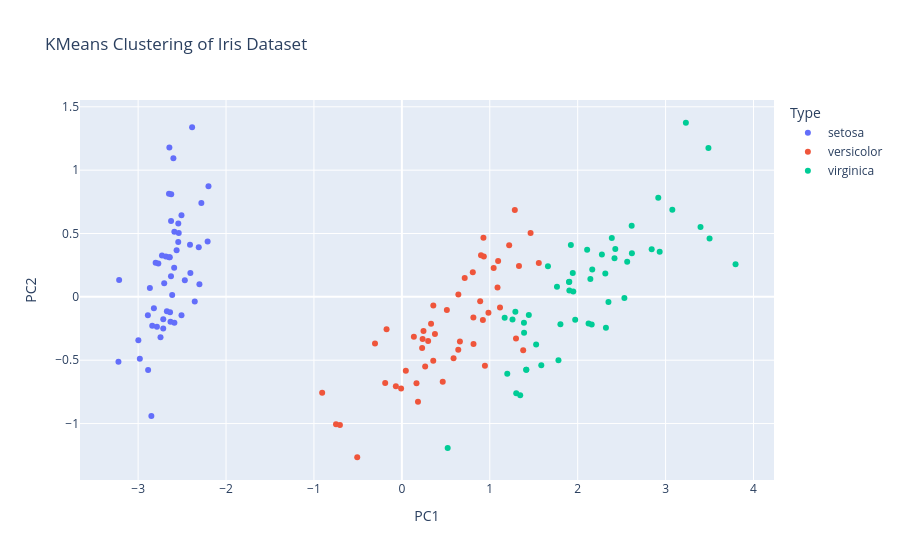

This figure's notebook cell:
### Code cell
df_plot = pd.DataFrame({"PC1": x_pca[:, 0], "PC2": x_pca[:, 1], "Type": iris.target_names[y]})
px.scatter(df_plot, x="PC1", y="PC2", color="Type", title="KMeans Clustering of Iris Dataset")
